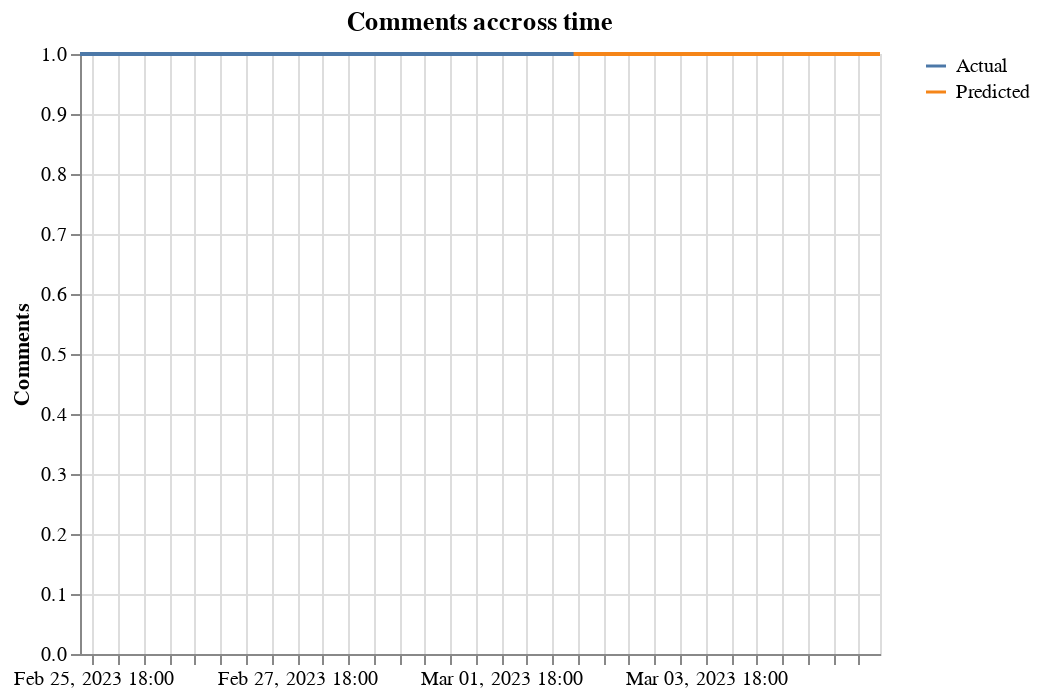

Notebook source saved alongside this figure:
### Code cell
def plot_comment_ts(df: pd.DataFrame, lead: int):
    new_df = df.copy(deep=True)
    new_df = new_df.date.value_counts().rename_axis("date").reset_index(name="x")

    return plot_ts(new_df, "Comments accross time", "x", "Comments", False, lead)

plot_comment_ts(df, 3)

### Figure 1 — Vega-Lite specification as saved in the notebook (floating-point values rounded to 4 significant figures)
{"config": {"view": {"continuousWidth": 400, "continuousHeight": 300}}, "data": {"name": "data-3816f466f6784975155def1fc067c9e4"}, "mark": "line", "encoding": {"color": {"field": "forecast", "legend": {"title": ""}, "type": "nominal"}, "x": {"axis": {"tickCount": 35}, "field": "date", "timeUnit": "yearmonthdatehours", "title": "", "type": "temporal"}, "y": {"field": "x", "title": "Comments", "type": "quantitative"}}, "title": "Comments accross time", "$schema": "https://vega.github.io/schema/vega-lite/v4.17.0.json", "datasets": {"data-3816f466f6784975155def1fc067c9e4": [{"date": "2023-02-25T15:17:26+00:00", "x": 1.0, "forecast": "Predicted"}, {"date": "2023-02-25T17:48:57+00:00", "x": 1.0, "forecast": "Predicted"}, {"date": "2023-02-26T05:08:34+00:00", "x": 1.0, "forecast": "Predicted"}, {"date": "2023-02-26T11:22:47+00:00", "x": 1.0, "forecast": "Predicted"}, {"date": "2023-02-26T12:08:31+00:00", "x": 1.0, "forecast": "Predicted"}, {"date": "2023-02-26T13:30:16+00:00", "x": 1.0, "forecast": "Predicted"}, {"date": "2023-02-26T16:34:32+00:00", "x": 1.0, "forecast": "Predicted"}, {"date": "2023-02-26T21:50:23+00:00", "x": 1.0, "forecast": "Predicted"}, {"date": "2023-02-26T22:00:41+00:00", "x": 1.0, "forecast": "Predicted"}, {"date": "2023-02-28T13:12:58+00:00", "x": 1.0, "forecast": "Predicted"}, {"date": "2023-02-28T15:01:39+00:00", "x": 1.0, "forecast": "Predicted"}, {"date": "2023-03-01T01:04:53+00:00", "x": 1.0, "forecast": "Predicted"}, {"date": "2023-03-01T13:30:20+00:00", "x": 1.0, "forecast": "Predicted"}, {"date": "2023-03-01T14:33:12+00:00", "x": 1.0, "forecast": "Predicted"}, {"date": "2023-03-01T20:35:35+00:00", "x": 1.0, "forecast": "Predicted"}, {"date": "2023-03-02T11:33:47+00:00", "x": 1.0, "forecast": "Predicted"}, {"date": "2023-03-03T11:33:47+00:00", "x": 1.0, "forecast": "Predicted"}, {"date": "2023-03-04T11:33:47+00:00", "x": 1.0, "forecast": "Predicted"}, {"date": "2023-03-05T11:33:47+00:00", "x": 1.0, "forecast": "Predicted"}, {"date": "2023-03-02T11:33:47+00:00", "x": 1.0, "forecast": "Actual"}, {"date": "2023-03-01T20:35:35+00:00", "x": 1.0, "forecast": "Actual"}, {"date": "2023-03-01T14:33:12+00:00", "x": 1.0, "forecast": "Actual"}, {"date": "2023-03-01T13:30:20+00:00", "x": 1.0, "forecast": "Actual"}, {"date": "2023-03-01T01:04:53+00:00", "x": 1.0, "forecast": "Actual"}, {"date": "2023-02-28T15:01:39+00:00", "x": 1.0, "forecast": "Actual"}, {"date": "2023-02-28T13:12:58+00:00", "x": 1.0, "forecast": "Actual"}, {"date": "2023-02-26T22:00:41+00:00", "x": 1.0, "forecast": "Actual"}, {"date": "2023-02-26T21:50:23+00:00", "x": 1.0, "forecast": "Actual"}, {"date": "2023-02-26T16:34:32+00:00", "x": 1.0, "forecast": "Actual"}, {"date": "2023-02-26T13:30:16+00:00", "x": 1.0, "forecast": "Actual"}, {"date": "2023-02-26T12:08:31+00:00", "x": 1.0, "forecast": "Actual"}, {"date": "2023-02-26T11:22:47+00:00", "x": 1.0, "forecast": "Actual"}, {"date": "2023-02-26T05:08:34+00:00", "x": 1.0, "forecast": "Actual"}, {"date": "2023-02-25T17:48:57+00:00", "x": 1.0, "forecast": "Actual"}, {"date": "2023-02-25T15:17:26+00:00", "x": 1.0, "forecast": "Actual"}]}}
